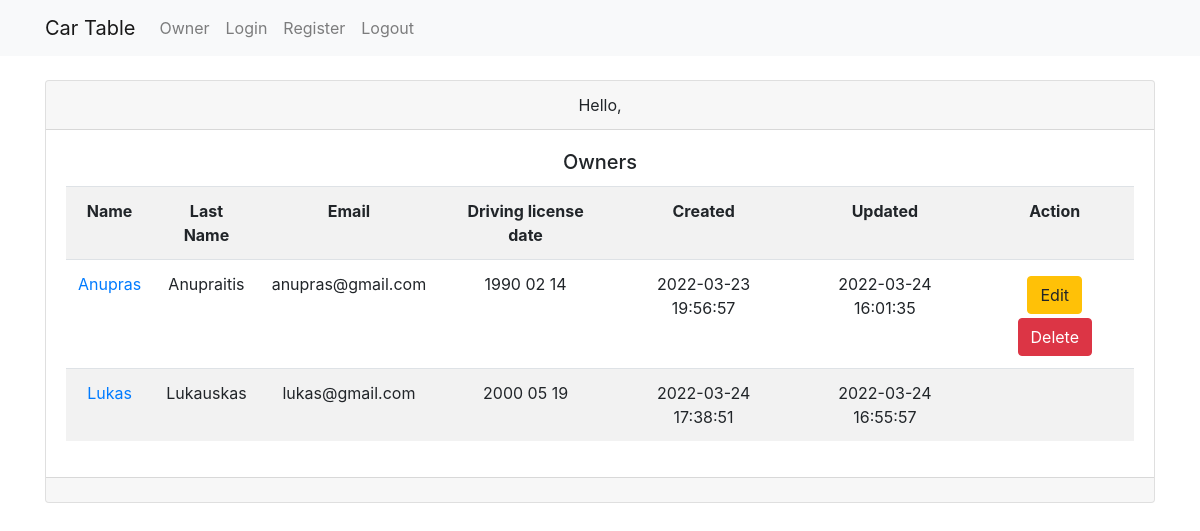
Screenshot of /views/owner.php (signed in) with the database file from the repository.
### tables this page shows
CREATE TABLE `owner` (
  `id` int(10) UNSIGNED NOT NULL,
  `first_name` varchar(255) NOT NULL,
  `last_name` varchar(255) NOT NULL,
  `email` varchar(100) NOT NULL,
  `driving_license_date` varchar(100) NOT NULL,
  `password` varchar(100) NOT NULL,
  `created` datetime NOT NULL DEFAULT current_timestamp(),
  `updated` datetime NOT NULL DEFAULT current_timestamp()
);

### views/owner.php (the view, shortened to what this page needs)
<?php
include '../layout/header.php';
require_once("../connection.php");
try {
    $sql = "SELECT * FROM  owner ";
    $query = $conn->prepare($sql);
    $query->execute();
    $result = $query->fetchAll();
} catch (PDOException $e) {
    echo "Select failed: " . $e->getMessage();
}
?>
<div class="container py-4">
    <div class="row justify-content-center">
        <div class="col-md-12">
            <div class="card text-center">
                <div class="card-header">
                    Hello,
                </div>
                <div class="card-body">
                    <h5 class="card-title">Owners</h5>
                    <table class="table table-striped">
                        <tr>
                            <th>Name</th>
                            <th>Last Name</th>
                            <th>Email</th>
                            <th>Driving license date</th>
                            <th>Created</th>
                            <th>Updated</th>
                            <th>Action</th>
                        </tr>
                        <?php
                        foreach ($result as $user) {
                            echo "<tr><td>" . "<a href='./cars.php?userid=" . $user['id']."'>{$user['first_name']}</a>" . "</td><td>" . $user['last_name'] . "</td><td>" . $user['email'] . "</td><td>" . $user['driving_license_date'] . "</td><td>" . $user['created'] . "</td><td>" . $user['updated'] . "</td><td>";
                            if ($_SESSION['userid'] == $user['id']) {
                                echo "<a class='btn btn-warning m-1' href='owner_edit.php?userid=" . $user['id'] . "'>Edit</a>" . "<a class='btn btn-danger' href='../script/owner_delete.php?userid=" . $user['id'] . "'>Delete</a>" . "</td></tr>";
                            }
                        }
                        ?>
                    </table>
                </div>
                <div class="card-footer text-muted">
                </div>
            </div>
        </div>
    </div>
</div>
<?php
include '../layout/footer.php';
?>

### layout/header.php (shortened to what this page needs)
<!DOCTYPE html>
<html lang="en">
<head>
    <link rel="stylesheet" href="https://maxcdn.bootstrapcdn.com/bootstrap/4.0.0/css/bootstrap.min.css">
    <link rel="stylesheet" href="https://cdnjs.cloudflare.com/ajax/libs/font-awesome/6.0.0/css/all.min.css" />
</head>
<body>
    <nav class="navbar navbar-expand-lg navbar-light bg-light shadow-sm">
        <div class="container">
            <a href="./login.php" class="navbar-brand">Car Table</a>
            <div class="collapse navbar-collapse" id="navbarItems">
                <ul class="navbar-nav ms-auto">
                    <li class="nav-item">
                        <a href="http://localhost/car_table/views/owner.php" class="nav-link">Owner</a>
                    </li>
                    <li class="nav-item">
                        <a href="http://localhost/car_table/views/login.php" class="nav-link">Login</a>
                    </li>
                    <li class="nav-item">
                        <a href="http://localhost/car_table/views/register.php" class="nav-link">Register</a>
                    </li>
                    <li class="nav-item">
                        <a href="http://localhost/car_table/script/logout.php" class="nav-link">Logout</a>
                    </li>
                </ul>
            </div>
        </div>
    </nav>

### layout/footer.php (shortened to what this page needs)
</body>
</html>

### rows the page displays
owner: first_name "Anupras", last_name "Anupraitis", email "anupras@gmail.com", driving_license_date "1990 02 14", created "2022-03-23 19:56:57", updated "2022-03-24 16:01:35"
owner: first_name "Lukas", last_name "Lukauskas", email "lukas@gmail.com", driving_license_date "2000 05 19", created "2022-03-24 17:38:51", updated "2022-03-24 16:55:57"
